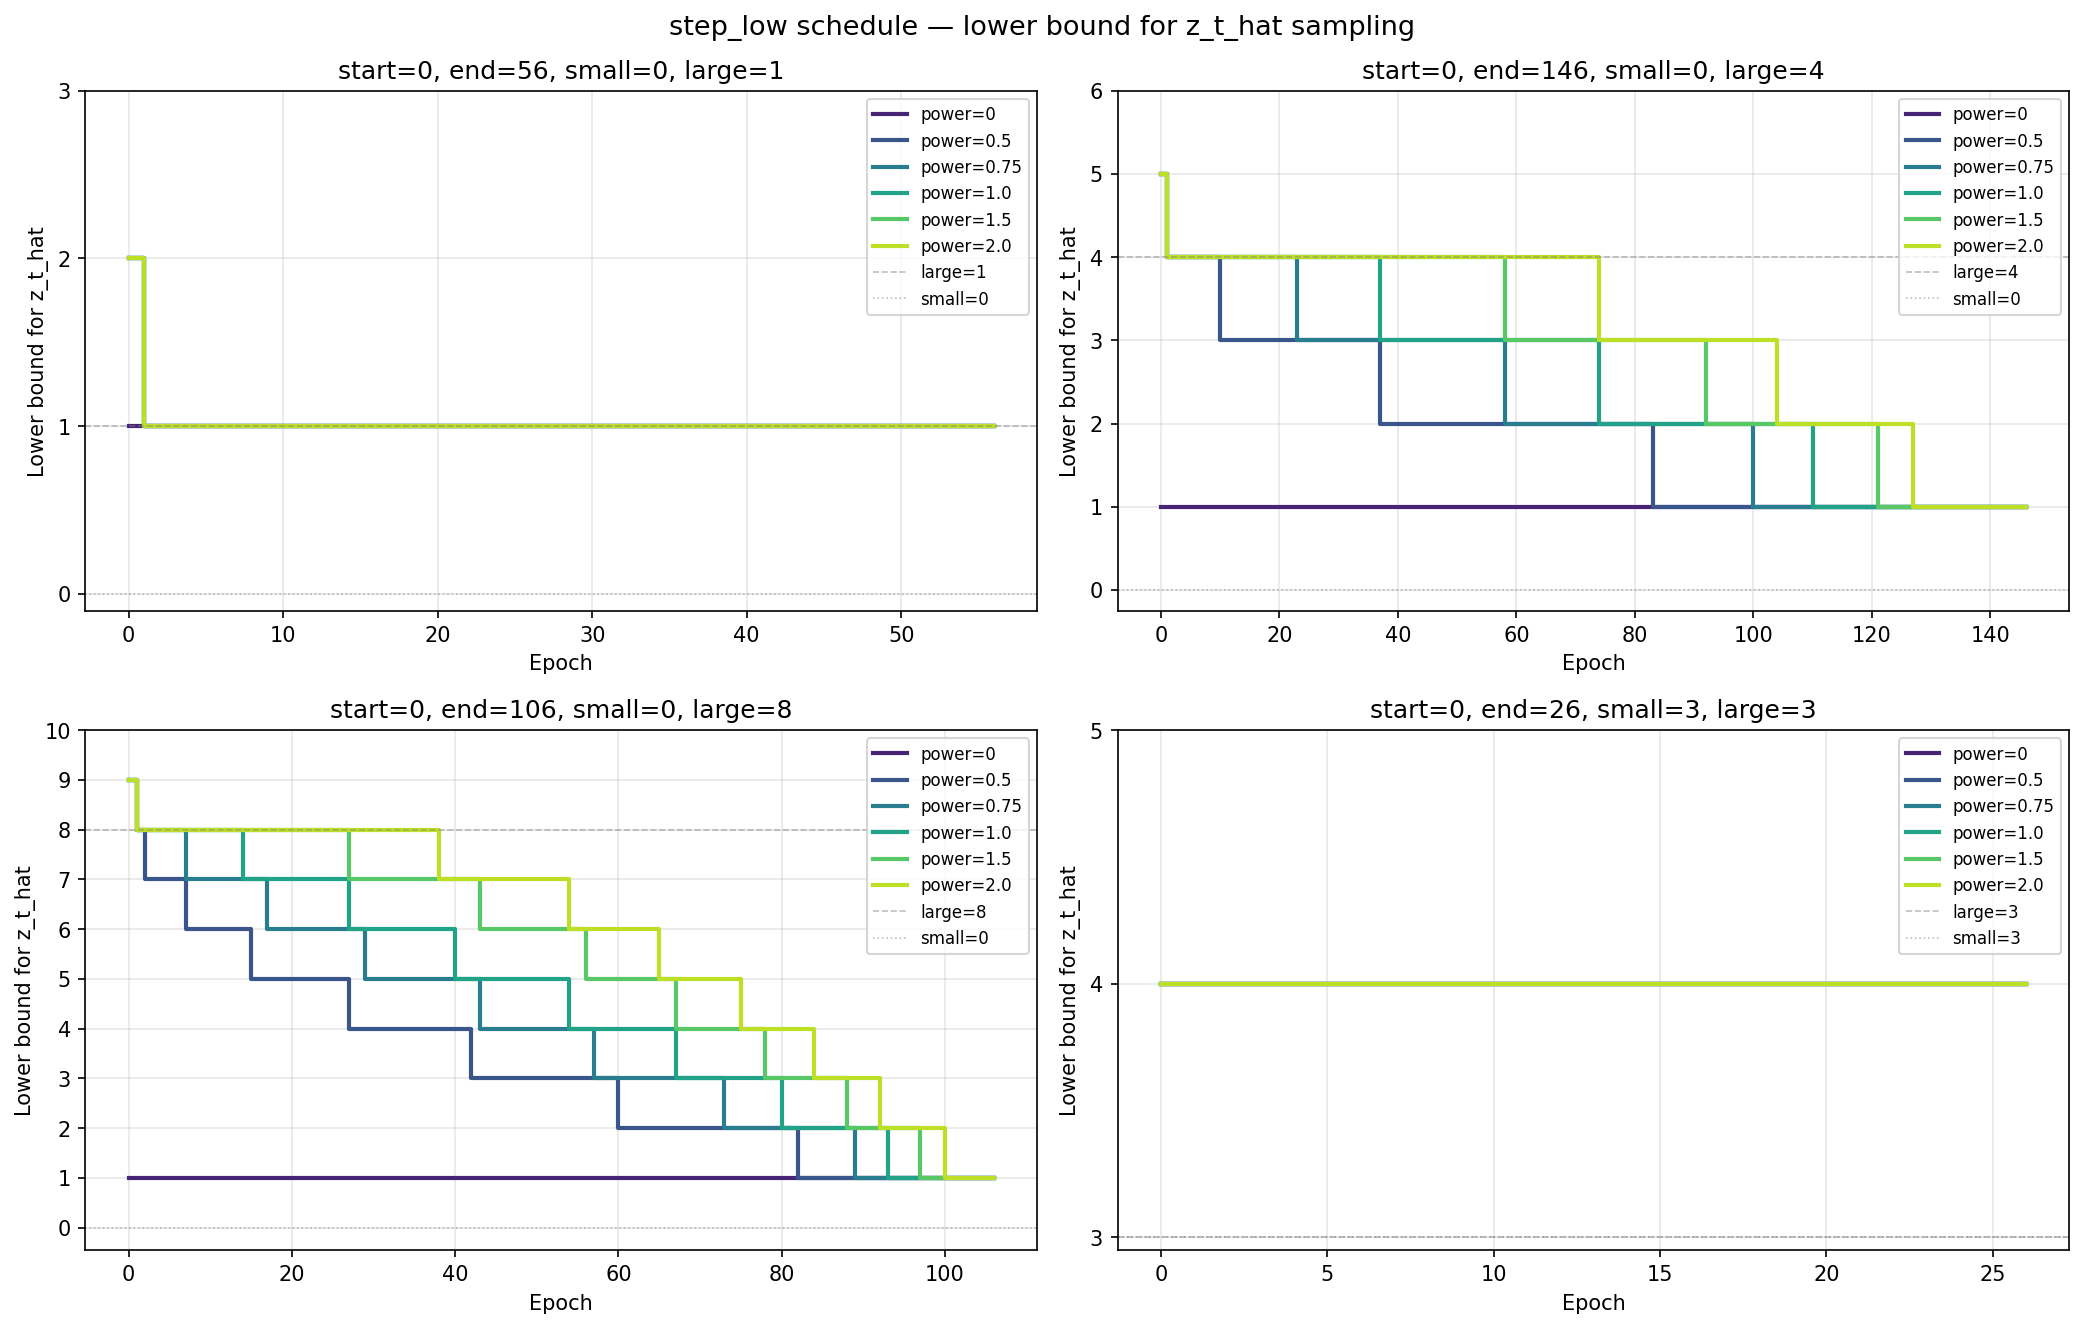

This chart was generated by the following Python code:
"""Visualize step_low schedule with different configurations."""
import math
import matplotlib.pyplot as plt
import matplotlib.cm as cm
import numpy as np


def step_low(start_epoch, cur_epoch, total_epoch, step_num_small, step_num_large, power=2.0):
    epoch_train = total_epoch - start_epoch
    if epoch_train <= 0:
        return step_num_small
    progress = min((cur_epoch - start_epoch) / epoch_train, 1.0)
    result = step_num_large - (step_num_large - step_num_small) * (progress ** power)
    return max(int(result) + 1, step_num_small)


def plot_schedule(ax, start_epoch, total_epoch, step_num_small, step_num_large, powers, title):
    epochs = list(range(start_epoch, total_epoch + 1))
    colors = cm.viridis(np.linspace(0.1, 0.9, len(powers)))
    for power, color in zip(powers, colors):
        lbs = [step_low(start_epoch, e, total_epoch, step_num_small, step_num_large, power)
               for e in epochs]
        ax.step(epochs, lbs, where='post', label=f'power={power}', color=color, linewidth=2)

    ax.axhline(step_num_large, color='gray', linestyle='--', linewidth=0.8, alpha=0.5, label=f'large={step_num_large}')
    ax.axhline(step_num_small, color='gray', linestyle=':',  linewidth=0.8, alpha=0.5, label=f'small={step_num_small}')
    ax.set_title(title)
    ax.set_xlabel('Epoch')
    ax.set_ylabel('Lower bound for z_t_hat')
    ax.legend(fontsize=8)
    ax.set_yticks(range(step_num_small, step_num_large + 3))
    ax.grid(True, alpha=0.3)


# ── Configurations ────────────────────────────────────────────────────────────
configs = [
    dict(start_epoch=0, total_epoch=56, step_num_small=0, step_num_large=1,
         title='start=0, end=56, small=0, large=1'),
    dict(start_epoch=0,  total_epoch=146, step_num_small=0, step_num_large=4,
         title='start=0, end=146, small=0, large=4'),
    dict(start_epoch=0, total_epoch=106, step_num_small=0, step_num_large=8,
         title='start=0, end=106, small=0, large=8'),
    dict(start_epoch=0,  total_epoch=26, step_num_small=3, step_num_large=3,
         title='start=0, end=26, small=3, large=3'),
]

powers = [0, 0.5, 0.75, 1.0, 1.5, 2.0]

fig, axes = plt.subplots(2, 2, figsize=(14, 9))
fig.suptitle('step_low schedule — lower bound for z_t_hat sampling', fontsize=13)

for ax, cfg in zip(axes.flat, configs):
    plot_schedule(ax, powers=powers, **cfg)

plt.tight_layout()
plt.savefig('schedule.png', dpi=150, bbox_inches='tight')
print('Saved schedule.png')
plt.show()
